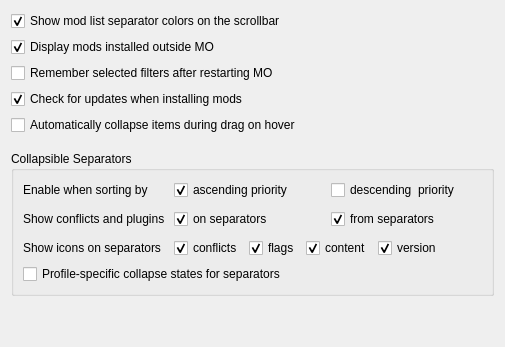
     <widget class="QWidget" name="uiTab">
      <property name="accessibleName">
       <string/>
      </property>
      <attribute name="title">
       <string>Mod List</string>
      </attribute>
      <layout class="QVBoxLayout" name="verticalLayout_19">
       <item>
        <widget class="QWidget" name="widget_11" native="true">
         <layout class="QVBoxLayout" name="verticalLayout_21">
          <property name="leftMargin">
           <number>0</number>
          </property>
          <property name="topMargin">
           <number>0</number>
          </property>
          <property name="rightMargin">
           <number>0</number>
          </property>
          <property name="bottomMargin">
           <number>0</number>
          </property>
          <item>
           <widget class="QCheckBox" name="colorSeparatorsBox">
            <property name="toolTip">
             <string>Colors set on separators will also be shown in the mod list scrollbar at the location of the separator. This can be useful for quickly navigating to a specific separator.</string>
            </property>
            <property name="whatsThis">
             <string>Colors set on separators will also be shown in the mod list scrollbar at the location of the separator. This can be useful for quickly navigating to a specific separator.</string>
            </property>
            <property name="text">
             <string>Show mod list separator colors on the scrollbar</string>
            </property>
            <property name="checked">
             <bool>true</bool>
            </property>
           </widget>
          </item>
          <item>
           <widget class="QCheckBox" name="displayForeignBox">
            <property name="toolTip">
             <string>Disable this to no longer display mods installed outside MO in the mod list (left pane). Assets from those mods will then be treated as having lowest mod priority together with the original game content.</string>
            </property>
            <property name="whatsThis">
             <string>By default Mod Organizer will display esp+bsa bundles installed with foreign tools as mods (left pane). This allows you to control their priority in relation to other mods. This is particularly useful if you also use Steam Workshop to install mods.
However, if you installed loose file mods outside MO which conflict with BSAs also installed outside MO those conflicts can't be resolved correctly.

If you disable this feature, MO will only display official DLCs this way. Please note that plugins (esps, esms, and esls) displayed in the right pane are completely unaffected by this feature.</string>
            </property>
            <property name="text">
             <string>Display mods installed outside MO</string>
            </property>
            <property name="checked">
             <bool>true</bool>
            </property>
           </widget>
          </item>
          <item>
           <widget class="QCheckBox" name="saveFiltersBox">
            <property name="visible">
              <bool>false</bool>
            </property>
            <property name="toolTip">
             <string>Save the current filters when closing MO2 and restore them on startup.</string>
            </property>
            <property name="whatsThis">
             <string>Save the current filters when closing MO2 and restore them on startup.</string>
            </property>
            <property name="text">
             <string>Remember selected filters after restarting MO</string>
            </property>
           </widget>
          </item>
          <item>
           <widget class="QCheckBox" name="checkUpdateInstallBox">
            <property name="toolTip">
             <string>Check if updates are available for mods after installing them.</string>
            </property>
            <property name="whatsThis">
             <string>Check if updates are available for mods after installing them.</string>
            </property>
            <property name="text">
             <string>Check for updates when installing mods</string>
            </property>
            <property name="checked">
             <bool>true</bool>
            </property>
           </widget>
          </item>
          <item>
           <widget class="QCheckBox" name="autoCollapseDelayBox">
            <property name="toolTip">
             <string>Automatically collapse separators, categories or nexus ids after a delay when hovering them during drag.</string>
            </property>
            <property name="whatsThis">
             <string>Automatically collapse separators, categories or nexus ids after a delay when hovering them during drag.</string>
            </property>
            <property name="text">
             <string>Automatically collapse items during drag on hover</string>
            </property>
           </widget>
          </item>
         </layout>
        </widget>
       </item>
       <item>
        <spacer name="verticalSpacer_5">
         <property name="orientation">
          <enum>Qt::Vertical</enum>
         </property>
         <property name="sizeType">
          <enum>QSizePolicy::Fixed</enum>
         </property>
         <property name="sizeHint" stdset="0">
          <size>
           <width>20</width>
           <height>10</height>
          </size>
         </property>
        </spacer>
       </item>
       <item>
        <widget class="QGroupBox" name="collapsibleSeparatorsWidget">
         <property name="title">
          <string>Collapsible Separators</string>
         </property>
         <property name="flat">
          <bool>false</bool>
         </property>
         <property name="checkable">
          <bool>false</bool>
         </property>
         <property name="checked">
          <bool>false</bool>
         </property>
         <layout class="QVBoxLayout" name="verticalLayout_17">
          <item>
           <layout class="QGridLayout" name="gridLayout_9">
            <property name="verticalSpacing">
             <number>9</number>
            </property>
            <item row="5" column="1">
             <widget class="QCheckBox" name="collapsibleSeparatorsHighlightToBox">
              <property name="toolTip">
               <string>Highlight collapsed separators based on conflicts and plugins from mods inside them.</string>
              </property>
              <property name="whatsThis">
               <string>Highlight collapsed separators based on conflicts and plugins from mods inside them.</string>
              </property>
              <property name="text">
               <string>on separators</string>
              </property>
              <property name="checked">
               <bool>true</bool>
              </property>
             </widget>
            </item>
            <item row="1" column="0">
             <widget class="QLabel" name="collapsibleSeparatorsLabel">
              <property name="text">
               <string>Enable when sorting by</string>
              </property>
             </widget>
            </item>
            <item row="5" column="0">
             <widget class="QLabel" name="label_34">
              <property name="text">
               <string>Show conflicts and plugins </string>
              </property>
             </widget>
            </item>
            <item row="5" column="2">
             <widget class="QCheckBox" name="collapsibleSeparatorsHighlightFromBox">
              <property name="toolTip">
               <string>When selecting a collapsed separator, highlight conflicting mods and plugins from mods inside the separator.</string>
              </property>
              <property name="whatsThis">
               <string>When selecting a collapsed separator, highlight conflicting mods and plugins from mods inside the separator.</string>
              </property>
              <property name="text">
               <string>from separators</string>
              </property>
              <property name="checked">
               <bool>true</bool>
              </property>
             </widget>
            </item>
            <item row="1" column="1">
             <widget class="QCheckBox" name="collapsibleSeparatorsAscBox">
              <property name="text">
               <string>ascending priority</string>
              </property>
              <property name="checked">
               <bool>true</bool>
              </property>
             </widget>
            </item>
            <item row="1" column="2">
             <widget class="QCheckBox" name="collapsibleSeparatorsDscBox">
              <property name="text">
               <string>descending  priority</string>
              </property>
             </widget>
            </item>
            <item row="8" column="0">
             <widget class="QLabel" name="label_35">
              <property name="text">
               <string>Show icons on separators</string>
              </property>
             </widget>
            </item>
            <item row="8" column="1" colspan="2">
             <widget class="QWidget" name="widget_4" native="true">
              <layout class="QHBoxLayout" name="horizontalLayout_7">
               <property name="leftMargin">
                <number>0</number>
               </property>
               <property name="topMargin">
                <number>0</number>
               </property>
               <property name="rightMargin">
                <number>0</number>
               </property>
               <property name="bottomMargin">
                <number>0</number>
               </property>
               <item>
                <widget class="QCheckBox" name="collapsibleSeparatorsIconsConflictsBox">
                 <property name="text">
                  <string>conflicts</string>
                 </property>
                 <property name="checked">
                  <bool>true</bool>
                 </property>
                </widget>
               </item>
               <item>
                <widget class="QCheckBox" name="collapsibleSeparatorsIconsFlagsBox">
                 <property name="text">
                  <string>flags</string>
                 </property>
                 <property name="checked">
                  <bool>true</bool>
                 </property>
                </widget>
               </item>
               <item>
                <widget class="QCheckBox" name="collapsibleSeparatorsIconsContentsBox">
                 <property name="text">
                  <string>content</string>
                 </property>
                 <property name="checked">
                  <bool>true</bool>
                 </property>
                </widget>
               </item>
               <item>
                <widget class="QCheckBox" name="collapsibleSeparatorsIconsVersionBox">
                 <property name="text">
                  <string>version</string>
                 </property>
                 <property name="checked">
                  <bool>true</bool>
                 </property>
                </widget>
               </item>
               <item>
                <spacer name="horizontalSpacer_3">
                 <property name="orientation">
                  <enum>Qt::Horizontal</enum>
                 </property>
                 <property name="sizeHint" stdset="0">
                  <size>
                   <width>40</width>
                   <height>20</height>
                  </size>
                 </property>
                </spacer>
               </item>
              </layout>
             </widget>
            </item>
           </layout>
          </item>
          <item>
           <widget class="QCheckBox" name="collapsibleSeparatorsPerProfileBox">
            <property name="toolTip">
             <string>Do not share the collapse/expanded state of separators between profiles.</string>
            </property>
            <property name="whatsThis">
             <string>Do not share the collapse/expanded state of separators between profiles.</string>
            </property>
            <property name="text">
             <string>Profile-specific collapse states for separators</string>
            </property>
           </widget>
          </item>
         </layout>
        </widget>
       </item>
       <item>
        <spacer name="verticalSpacer_13">
         <property name="orientation">
          <enum>Qt::Vertical</enum>
         </property>
         <property name="sizeHint" stdset="0">
          <size>
           <width>20</width>
           <height>40</height>
          </size>
         </property>
        </spacer>
       </item>
      </layout>
     </widget>
